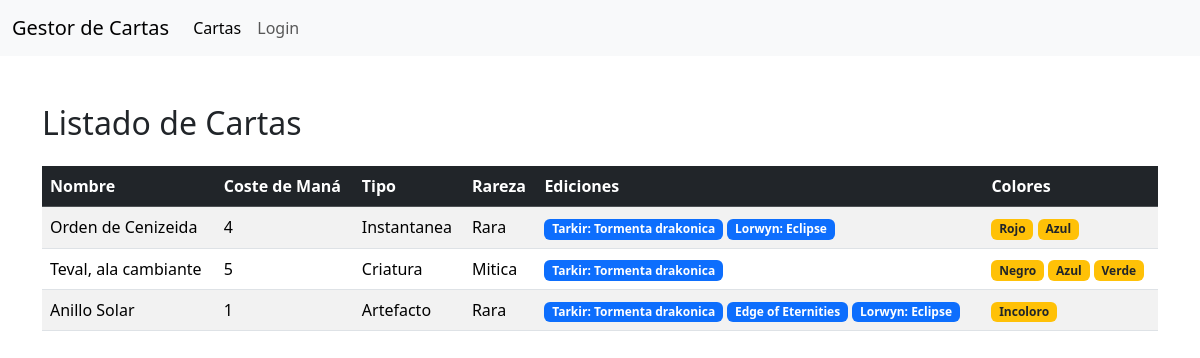
The page / on the database its author committed.
### GestorCartas/models.py (models this page shows, shortened)
class Carta(models.Model):
    nombre = models.CharField(max_length=100, unique=True)
    coste_mana = models.CharField(max_length=20, blank=True)
    tipo = models.CharField(max_length=50)
    rareza = models.CharField(max_length=20)
    edicion = models.ManyToManyField(Edicion)
    colores = models.ManyToManyField(Color, blank=True)

class Edicion(models.Model):
    nombre = models.CharField(max_length=100, unique=True)
    codigo = models.CharField(max_length=10, unique=True)
    fecha_lanzamiento = models.DateField()

class Color(models.Model):
    nombre = models.CharField(max_length=20, unique=True)

### GestorCartas/views.py (the view)
# urls.py: 2. Add a URL to urlpatterns:  path('', views.home, name='home')
def home (request): # Pinta una página con render, también hay que darlo de
    cartas = Carta.objects.all()
    return render(request, "index.html", {"cartas": cartas})

### GestorCartas/Templates/index.html (shortened to what this page needs)
<!DOCTYPE html>
<html lang="en">
  <head>
    {%block css%}
      <link href="https://cdn.jsdelivr.net/npm/bootstrap@5.3.8/dist/css/bootstrap.min.css" rel="stylesheet">
    {%endblock css%}
  </head>
  <body>
  {%block menu%}
  <nav class="navbar navbar-expand-lg bg-body-tertiary">
    <div class="container-fluid">
      <a class="navbar-brand" href="/home/">Gestor de Cartas</a>
      <div class="collapse navbar-collapse" id="navbarNavAltMarkup">
        <div class="navbar-nav">
          <a class="nav-link active" aria-current="page" href="/home/">Cartas</a>
            {% if user.is_authenticated %}
                <a class="nav-link" href="#">Coleccion</a>
                <a class="nav-link" href="{% url 'logout' %}">Logout</a>
            {% else %}
                <a class="nav-link" href="{% url 'login' %}">Login</a>
            {% endif %}
        </div>
      </div>
    </div>
  </nav>
  <br>
  {%endblock menu%}
  {% block content %}
  <div class="container mt-4">
      <h2 class="mb-4">Listado de Cartas</h2>
      <table class="table table-striped table-hover">
          <thead class="table-dark">
              <tr>
                  <th>Nombre</th>
                  <th>Coste de Maná</th>
                  <th>Tipo</th>
                  <th>Rareza</th>
                  <th>Ediciones</th>
                  <th>Colores</th>
              </tr>
          </thead>
          <tbody>
              {% for carta in cartas %}
              <tr>
                  <td>{{ carta.nombre }}</td>
                  <td>{{ carta.coste_mana }}</td>
                  <td>{{ carta.tipo }}</td>
                  <td>{{ carta.rareza }}</td>
                  <td>
                      {% for ed in carta.edicion.all %}
                          <span class="badge bg-primary">{{ ed.nombre }}</span>
                      {% empty %}
                          <span class="text-muted">Sin ediciones</span>
                      {% endfor %}
                  </td>
                  <td>
                      {% for color in carta.colores.all %}
                          <span class="badge bg-warning text-dark">{{ color.nombre }}</span>
                      {% empty %}
                          <span class="text-muted">Incoloro</span>
                      {% endfor %}
                  </td>
              </tr>
              {% endfor %}
          </tbody>
      </table>
  </div>
  {% endblock %}
  </body>
</html>

### rows shown on the page
Carta: nombre "Orden de Cenizeida", coste_mana "4", tipo "Instantanea", rareza "Rara"
Edicion: nombre "Tarkir: Tormenta drakonica"
Edicion: nombre "Lorwyn: Eclipse"
Color: nombre "Rojo"
Color: nombre "Azul"
Carta: nombre "Teval, ala cambiante", coste_mana "5", tipo "Criatura", rareza "Mitica"
Color: nombre "Negro"
Color: nombre "Verde"
Carta: nombre "Anillo Solar", coste_mana "1", tipo "Artefacto", rareza "Rara"
Edicion: nombre "Edge of Eternities"
Color: nombre "Incoloro"
